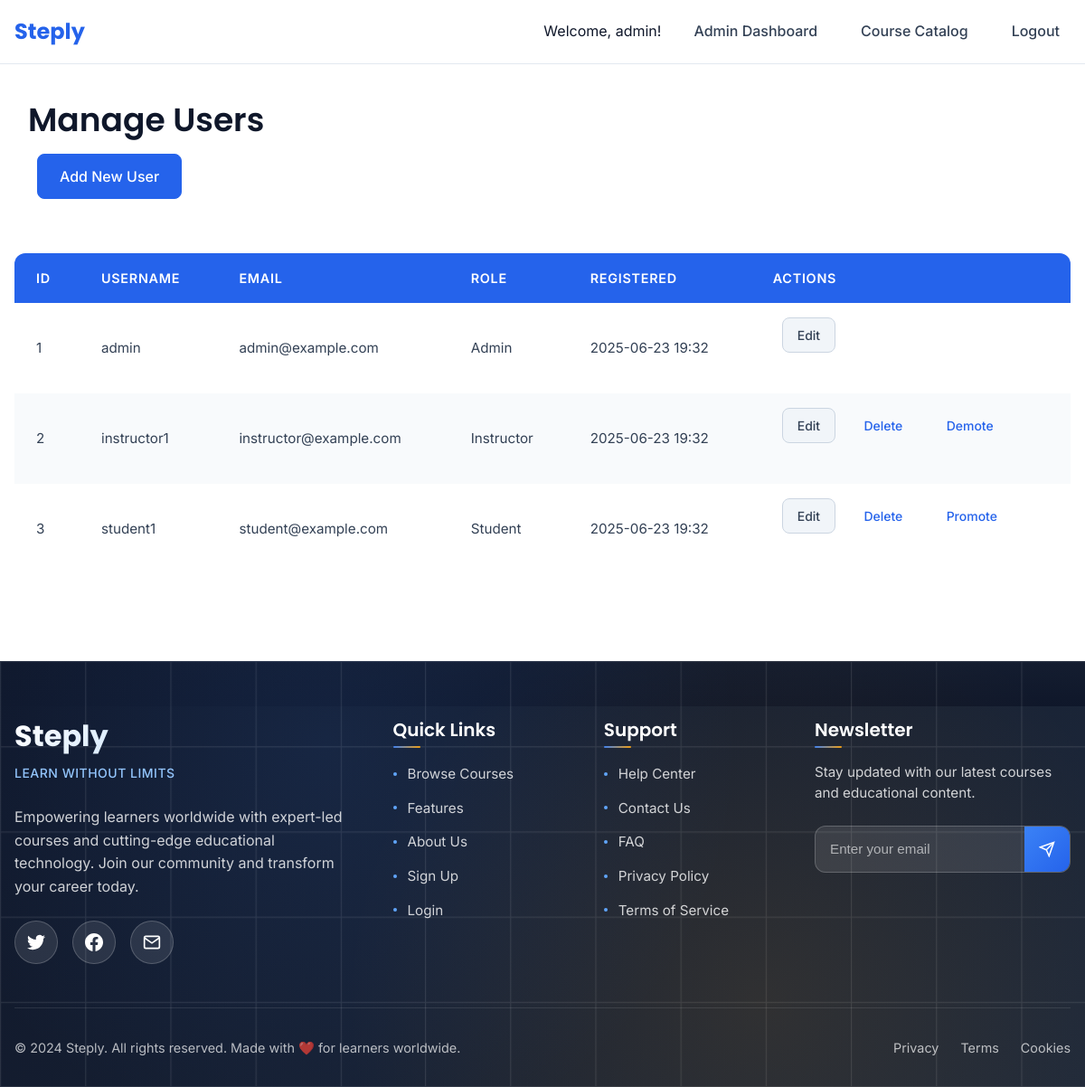
/admin/manage_users.php (signed in), run on the app's committed database.
### tables this page shows
CREATE TABLE IF NOT EXISTS users (
    user_id INT AUTO_INCREMENT PRIMARY KEY,
    username VARCHAR(50) NOT NULL UNIQUE,
    email VARCHAR(100) NOT NULL UNIQUE,
    password_hash VARCHAR(255) NOT NULL,
    role ENUM('admin', 'instructor', 'student') DEFAULT 'student',
    created_at TIMESTAMP DEFAULT CURRENT_TIMESTAMP,
    updated_at TIMESTAMP DEFAULT CURRENT_TIMESTAMP ON UPDATE CURRENT_TIMESTAMP
);

### admin/manage_users.php (the view, shortened to what this page needs)
<?php
require_once __DIR__ .
    '/../config/db.php';
include __DIR__ .
    '/../templates/partials/header.php';
$stmt = $conn->prepare("SELECT user_id, username, email, role, created_at FROM users ORDER BY created_at DESC");
$stmt->execute();
$users = $stmt->fetchAll(PDO::FETCH_ASSOC);
?>
<div class="container mt-4">
<div class="d-flex justify-content-between align-items-center mb-4">
    <h2>Manage Users</h2>
    <a href="add_user.php" class="btn btn-primary">Add New User</a>
</div>
<div class="table-responsive">
    <table class="table table-striped table-hover">
        <thead class="thead-light">
            <tr>
                <th>ID</th>
                <th>Username</th>
                <th>Email</th>
                <th>Role</th>
                <th>Registered</th>
                <th>Actions</th>
            </tr>
        </thead>
        <tbody>
            <?php if (empty($users)): ?>
                <tr>
                    <td colspan="6" class="text-center text-muted">No users found.</td>
                </tr>
            <?php else: ?>
                <?php foreach ($users as $user): ?>
                    <tr>
                        <td><?php echo htmlspecialchars($user['user_id']); ?></td>
                        <td><?php echo htmlspecialchars($user['username']); ?></td>
                        <td><?php echo htmlspecialchars($user['email']); ?></td>
                        <td><?php echo htmlspecialchars(ucfirst($user['role']));  ?></td>
                        <td><?php echo htmlspecialchars(date('Y-m-d H:i', strtotime($user['created_at']))); ?></td>
                        <td class="actions">
                            <a href="edit_user.php?id=<?php echo $user['user_id']; ?>" class="btn btn-sm btn-secondary">Edit</a>
                            <?php if ($user['user_id'] != $_SESSION['user_id']):  ?>
                                <a href="delete_user.php?id=<?php echo $user['user_id']; ?>" class="btn btn-sm btn-danger" onclick="return confirm('Are you sure you want to delete this user?');">Delete</a>
                            <?php endif; ?>
                            <?php if ($user['role'] === 'student'): ?>
                                <a href="promote_user.php?id=<?php echo $user['user_id']; ?>" class="btn btn-sm btn-info" onclick="return confirm('Are you sure you want to promote this user to Instructor?');">Promote</a>
                            <?php elseif ($user['role'] === 'instructor'): ?>
                                 <a href="demote_user.php?id=<?php echo $user['user_id']; ?>" class="btn btn-sm btn-warning" onclick="return confirm('Are you sure you want to demote this user to Student?');">Demote</a>
                            <?php endif; ?>
                        </td>
                    </tr>
                <?php endforeach; ?>
            <?php endif; ?>
        </tbody>
    </table>
</div>
</div>
<?php
include __DIR__ .
    '/../templates/partials/footer.php';
?>

### templates/partials/header.php (style rules this page uses)
.page-wrapper { min-height: 100vh; display: flex; flex-direction: column; }

### data on the page
users: user_id "1", username "admin", email "admin@example.com", role "Admin", created_at "2025-06-23 19:32"
users: user_id "2", username "instructor1", email "instructor@example.com", role "Instructor", created_at "2025-06-23 19:32"
users: user_id "3", username "student1", email "student@example.com", role "Student", created_at "2025-06-23 19:32"

### other printed values
$site_name "Steply"
$username "admin"
